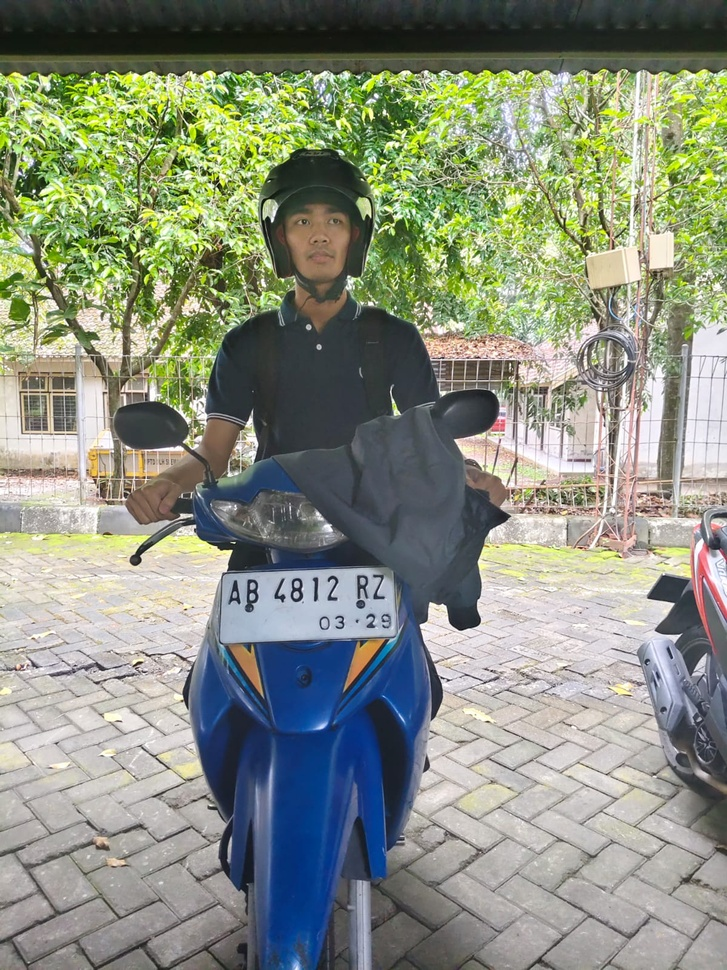
#> input picture Number plate detection/dataset/img.jpeg, 727 x 970 px, shrunk from 1200 x 1600 before the run
$ python program.py
#> lines starting #> are read from the running program, lines starting #| are printed output that depends on the picture; after the words box and inside, x2 and y2 are one past the last pixel; in counts of white or black regions, pixels touching at a corner belong together
### Number plate detection/functionality.py
import matplotlib.pyplot as plt
from skimage.segmentation import clear_border
import pytesseract
import numpy as np
import imutils
import cv2

class PyImageSearchANPR:
    def __init__(self, minAR = 4, maxAR = 5, debug=False):
        # eropa dan plat nomer internasinal memiliki ukuran plat lebih panjang daripada
        # milik US yang lebih tinggi daripada internasional, dan plat nomer indonesia lebih
        # tinggi

        self.minAR = minAR
        self.maxAR = maxAR
        self.debug = debug

    def debug_imshow(self, title, image, waitKey=False):
        if self.debug:
            plt.title(title)
            plt.imshow(image)

            if waitKey:
                plt.waitforbuttonpress()

    def license_plate_candidate(self, image, keep=5):
        # convert an image to binary
#> called with image = 'dataset/img.jpeg', keep = 5
        img = cv2.imread(image)
#> img is the input picture: shape (970, 727, 3); mean B, G, R 126.8, 143, 136.9
        gray = cv2.cvtColor(img, cv2.COLOR_BGR2GRAY)
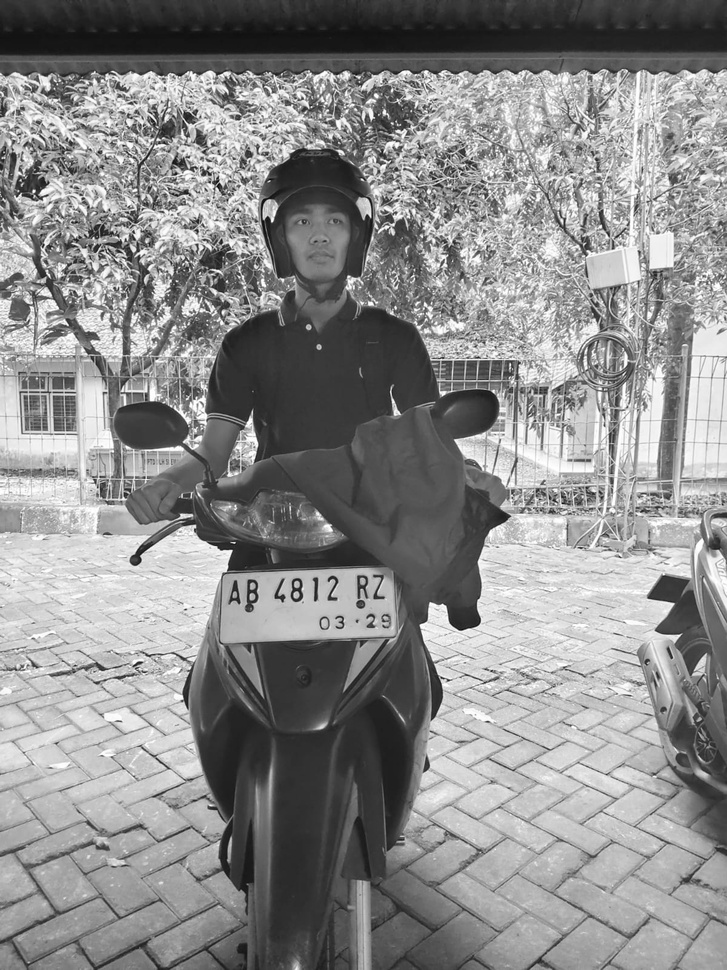
#> gray: shape (970, 727); min 6, max 255, mean 139.3
        gray = cv2.cvtColor(gray, cv2.COLOR_BGR2RGB)
#> gray: shape (970, 727, 3)
        _, binary = cv2.threshold(gray, 128, 255, cv2.THRESH_BINARY)
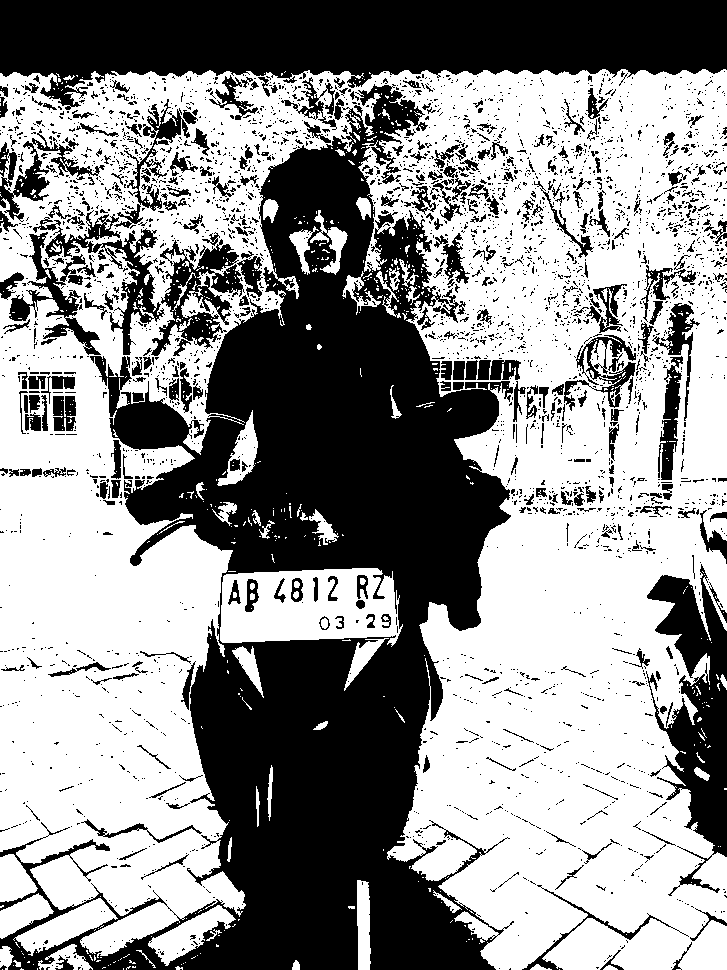
#> binary: shape (970, 727, 3); 57.1% white; 3380 black regions (2994 under 20 px), largest, box (x1, y1, x2, y2) and area: (0, 84, 514, 970) 175581, (0, 0, 727, 110) 54260, (646, 564, 727, 896) 12171
        reckern = cv2.getStructuringElement(cv2.MORPH_RECT, (13, 13))
        blackhat = cv2.morphologyEx(binary, cv2.MORPH_BLACKHAT, kernel=reckern)
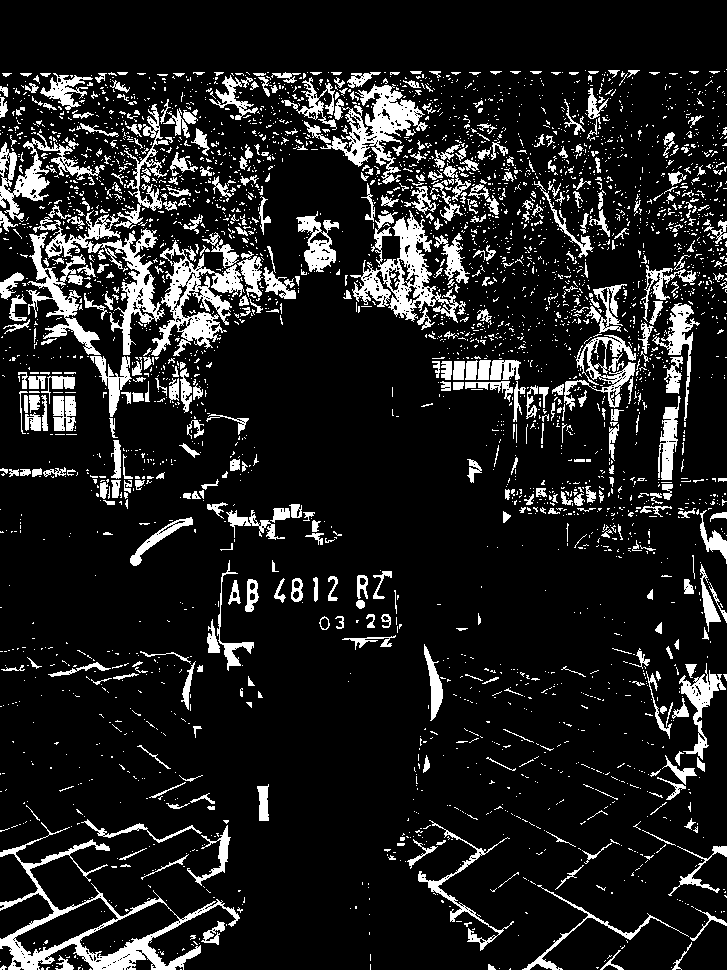
#> blackhat: shape (970, 727, 3); 12.7% white; 3648 white regions (3139 under 20 px), largest, box (x1, y1, x2, y2) and area: (0, 822, 240, 970) 5397, (350, 210, 466, 323) 4117, (151, 240, 245, 356) 3774
        self.debug_imshow("dark region", blackhat, waitKey=True)


        # ada 2 model, pertama buat deteksi motor, terus model satu lagi buat deteksi plat

### Number plate detection/program.py
import cv2
import matplotlib.pyplot as plt
import numpy as np
import functionality

if __name__ == "__main__":
    fun = functionality.PyImageSearchANPR(4, 5, True)
    fun.license_plate_candidate('dataset/img.jpeg')
